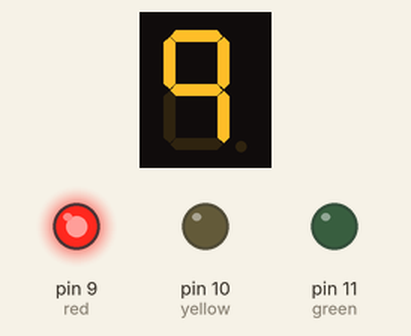
Bench run of a sketch on a simulated Arduino Uno, built with avr-gcc and run on an emulated ATmega328P. On the bench: 1-digit seven-segment display, output pins drawn as LEDs (lit = HIGH). Wiring (inferred from the names in the program): 1-digit 7-segment display, segments lit when HIGH: segments pin 1, pin 2, pin 3, pin 5, pin 6, pin 7, pin 8. The segment pins are drawn as the display they are named for; pins used as bus, display or sensor lines are not drawn.

Above: at 0.1 s.
At 5.1 s:
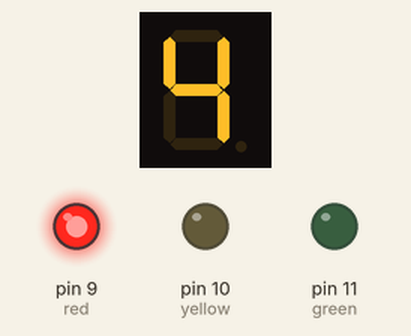
At 10.1 s:
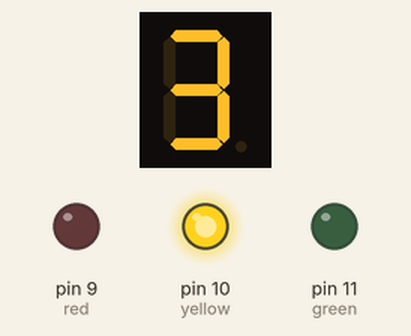
At 19.1 s:
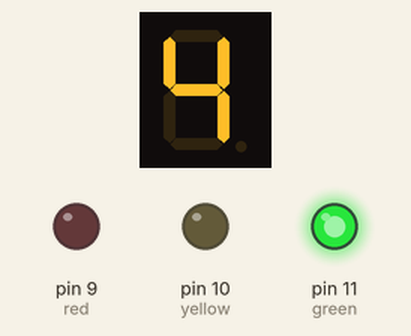
At 29.1 s:
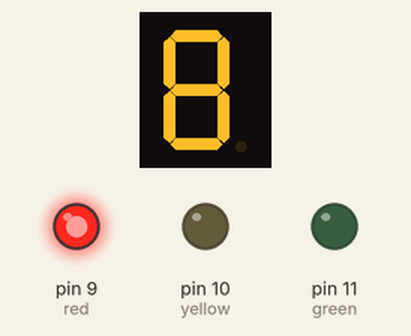
At 39.1 s:
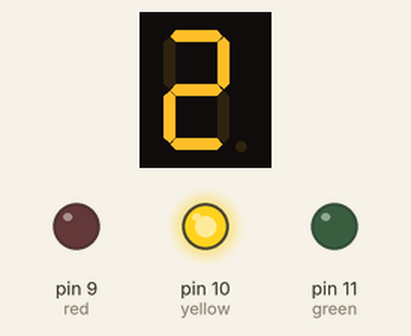
Timing chart, 0 to 40.0 s (numbered marks = the images above):
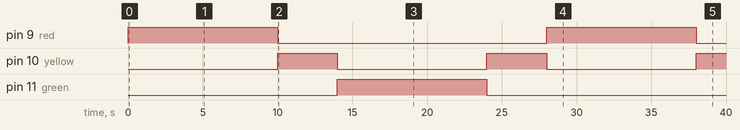

Measured:
- by itself, pin 9 (red): alternates HIGH for 10.0 s and LOW for 18.0 s
- by itself, pin 10 (yellow): alternates HIGH for 4.0 s and LOW for 10.0 s
- by itself, pin 11 (green): LOW → HIGH at 14.0 s, → LOW 10.0 s later
- what the display in image 1 shows lasts 1.0 s, from 5.0 s to 6.0 s

The sketch:

sketch_mar03c.ino
```cpp
int a=1,b=2,c=3,d=5,e=6,f=7,g=8, dd=4;
int COUNT;
int red=9,yellow=10,green=11;
void setup()
{
  pinMode(red,OUTPUT);
  pinMode(yellow,OUTPUT);
  pinMode(green,OUTPUT);
  pinMode(a,OUTPUT);
  pinMode(b,OUTPUT);
  pinMode(c,OUTPUT);
  pinMode(d,OUTPUT);
  pinMode(e,OUTPUT);
  pinMode(f,OUTPUT);
  pinMode(g,OUTPUT);
}

void loop()
{
 digitalWrite(red,0);
 digitalWrite(yellow,0);
 digitalWrite(green,0);


 digitalWrite(red,255);
 timer(9);


digitalWrite(red,0);
digitalWrite(yellow,255);
 timer(3);

 digitalWrite(yellow,0);
 digitalWrite(green,255);
 timer(9);


digitalWrite(green,0);
digitalWrite(yellow,255);
 timer(3);

    digitalWrite(yellow,0);
}

void timer(int nu)
 {
   for(COUNT=nu;COUNT>=0;COUNT--)
    {

      switch (COUNT)
                {

                case 0://when count value is zero show”0” on disp
                digitalWrite(a, LOW);
                digitalWrite(b, LOW);
                digitalWrite(c, LOW);
                digitalWrite(d, LOW);
                digitalWrite(e, LOW);
                digitalWrite(f, LOW);
                delay(1000);
                break;

                case 1:// when count value is 1 show”1” on disp
                digitalWrite(a, LOW);
                digitalWrite(b, HIGH);
                digitalWrite(c, HIGH);
                digitalWrite(d, LOW);
                digitalWrite(e, LOW);
                digitalWrite(f, LOW);
                digitalWrite(g, 0);
                delay(1000);
                break;

                case 2:// when count value is 2 show”2” on disp
                digitalWrite(a, HIGH);
                digitalWrite(b, HIGH);
                digitalWrite(c, LOW);
                digitalWrite(d, HIGH);
                digitalWrite(e, HIGH);
                digitalWrite(f, LOW);
                digitalWrite(g,1);
                delay(1000);
                break;

                case 3:// when count value is 3 show”3” on disp
                digitalWrite(a, HIGH);
                digitalWrite(b, HIGH);
                digitalWrite(c, HIGH);
                digitalWrite(d, HIGH);
                digitalWrite(e, LOW);
                digitalWrite(f, LOW);
                digitalWrite(g, 1);
                delay(1000);
                break;

                case 4:// when count value is 4 show”4” on disp
                digitalWrite(a, LOW);
                digitalWrite(b, HIGH);
                digitalWrite(c, HIGH);
                digitalWrite(d, LOW);
                digitalWrite(e, LOW);
                digitalWrite(f, HIGH);
                digitalWrite(g, 1);
                delay(1000);
                break;

                case 5:// when count value is 5 show”5” on disp
                digitalWrite(a, HIGH);
                digitalWrite(b, LOW);
                digitalWrite(c,HIGH);
                digitalWrite(d, HIGH);
                digitalWrite(e, LOW);
                digitalWrite(f, HIGH);
                digitalWrite(g, 1);
                delay(1000);
                break;

                  case 6:// when count value is 5 show”5” on disp
                digitalWrite(a, HIGH);
                digitalWrite(b, LOW);
                digitalWrite(c,HIGH);
                digitalWrite(d, HIGH);
                digitalWrite(e, HIGH);
                digitalWrite(f, HIGH);
                digitalWrite(g, 1);
                delay(1000);
                break;

                   case 7:// when count value is 5 show”5” on disp
                digitalWrite(a, HIGH);
                digitalWrite(b, HIGH);
                digitalWrite(c,HIGH);
                digitalWrite(d, LOW);
                digitalWrite(e, LOW);
                digitalWrite(f, LOW);
                digitalWrite(g, 0);
                delay(1000);
                break;

                  case 8:// when count value is 5 show”5” on disp
                digitalWrite(a, HIGH);
                digitalWrite(b, HIGH);
                digitalWrite(c,HIGH);
                digitalWrite(d, HIGH);
                digitalWrite(e, HIGH);
                digitalWrite(f, HIGH);
                digitalWrite(g, 1);
                delay(1000);
                break;

                  case 9:// when count value is 5 show”5” on disp
                digitalWrite(a, HIGH);
                digitalWrite(b, HIGH);
                digitalWrite(c,HIGH);
                digitalWrite(d, LOW);
                digitalWrite(e, LOW);
                digitalWrite(f, HIGH);
                digitalWrite(g, 1);
                delay(1000);
                break;
                }
        }
 }
```
